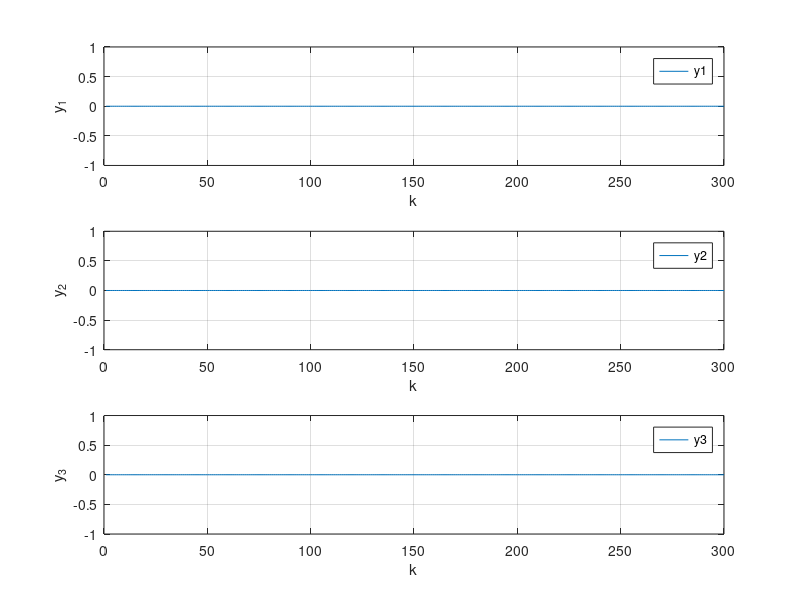

Write the MATLAB code that produced this figure. (Note: this script raises an error after producing the figure.)
addpath('../matlab2tikz-master/src/');
outputFile = '../Wykresy_tex/proj_zadanie1y.tex';

y1 = dlmread('zad1_y1.csv','\t');
y2 = dlmread('zad1_y2.csv','\t');
y3 = dlmread('zad1_y3.csv','\t');
u1 = dlmread('zad1_u1.csv','\t');
u2 = dlmread('zad1_u2.csv','\t');
u3 = dlmread('zad1_u3.csv','\t');
u4 = dlmread('zad1_u4.csv','\t');

%%z = dlmread('zad6_z_best_nie_licz_zakl.csv','\t');
%x = 1:length(x);

% figure(1);
% 
% 
% subplot(4,1, 1);
% plot(u1);
%  ylabel('u_1');
%  xlabel('k');
% grid on;
% 
% subplot(4,1, 2);
% plot(u2);
% ylabel('u_2');
%  xlabel('k');
% grid on;
% 
% subplot(4,1, 3);
% plot(u3);
% ylabel('u_3');
%  xlabel('k');
% grid on;
% 
% subplot(4,1, 4);
% plot(u4);
% ylabel('u_4');
%  xlabel('k');
% grid on;

figure(2);

title('y');

subplot(3,1, 1);
plot(y1);
ylabel('y_1');
xlabel('k');
legend('y1', 'Location', 'NorthEast');
grid on;


subplot(3,1, 2);
plot(y2);
ylabel('y_2');
xlabel('k');
legend('y2', 'Location', 'NorthEast');
grid on;

subplot(3,1, 3);

plot(y3);
legend('y3', 'Location', 'NorthEast');
ylabel('y_3');
xlabel('k');
legend('y3', 'Location', 'NorthEast');
grid on;
%box on;

% subplot(,1, 2);
% hold on;
% %stairs(x,u);
% plot(x,u);
% plot(x,u1);
% plot(x,u2);
% plot(x,u3);
% plot(x,u4);
% xlim([min(x) max(x)]);
% %title('u');
% %xlabel('k');
% ylabel('u');
% legend('u', 'Location', 'NorthEast');
% grid on;
% box on;

% subplot(3,1, 3);
% hold on;
% stairs(x,z);
% xlim([min(x) max(x)]);
% %title('z');
% xlabel('k');
% ylabel('z');
% legend('z', 'Location', 'NorthEast');
% grid on;
% box on;

% dwie linijki poni�ej zapewniaj� poprawne ustawienie wykresu w pdf-ie
% oraz pozwalaj� nazwa� wykres pod spodem
%beforeFigure = [sprintf('\\begin{figure}[H] \n\\centering')];
%afterFigure = [sprintf('\\caption{%s}\n\\end{figure}', title)];

matlab2tikz(outputFile, ...
    'showInfo', false, ...
    'encoding', 'UTF-8');
%    'extraCode', beforeFigure, ...
%    'extraCodeAtEnd', afterFigure);
hold off;
%close(1)